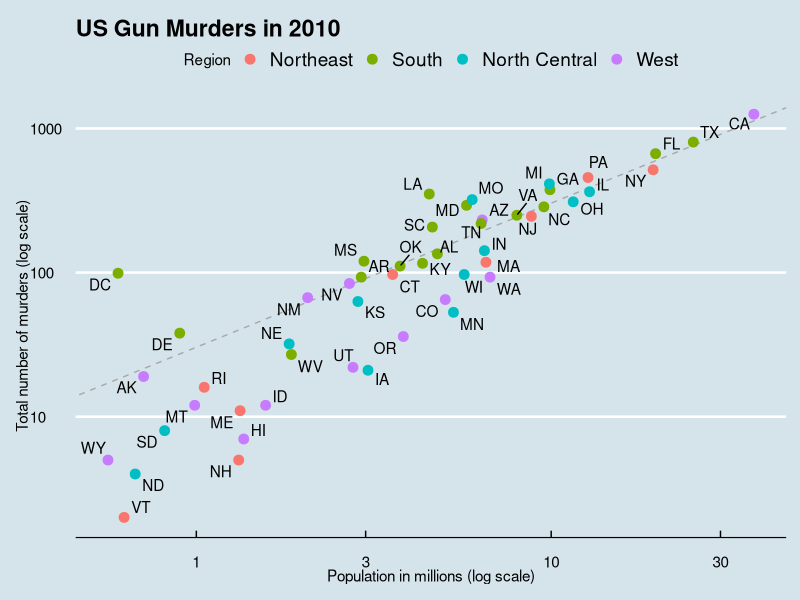

Here is the R script that generated this plot:
# load libraries
library(tidyverse)
library(ggrepel)
library(ggthemes)
library(dslabs)
data(murders)

# define the intercept
r <- murders %>%
  summarize(rate = sum(total) / sum(population) * 10^6) %>%
  .$rate

# make the plot, combining all elements
murders %>%
  ggplot(aes(population/10^6, total, label = abb)) +
  geom_abline(intercept = log10(r), lty = 2, color = "darkgrey") +
  geom_point(aes(col = region), size = 3) +
  geom_text_repel() +
  scale_x_log10() +
  scale_y_log10() +
  xlab("Population in millions (log scale)") +
  ylab("Total number of murders (log scale)") +
  ggtitle("US Gun Murders in 2010") +
  scale_color_discrete(name = "Region") +
  theme_economist()
